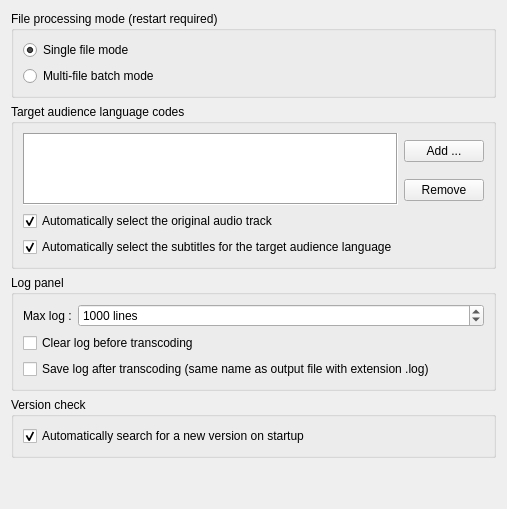
     <widget class="QWidget" name="tabMisc">
      <attribute name="title">
       <string>Miscellaneous</string>
      </attribute>
      <layout class="QVBoxLayout" name="layoutMisc">
       <item>
        <widget class="QGroupBox" name="groupBoxFileProcessing">
         <property name="title">
          <string>File processing mode (restart required)</string>
         </property>
         <layout class="QVBoxLayout" name="verticalLayout_6">
          <item>
           <widget class="QRadioButton" name="radioSingleFile">
            <property name="text">
             <string>Single file mode</string>
            </property>
            <property name="checked">
             <bool>true</bool>
            </property>
           </widget>
          </item>
          <item>
           <widget class="QRadioButton" name="radioMultiFile">
            <property name="text">
             <string>Multi-file batch mode</string>
            </property>
           </widget>
          </item>
         </layout>
        </widget>
       </item>
       <item>
        <widget class="QGroupBox" name="groupBoxLanguages">
         <property name="title">
          <string>Target audience language codes</string>
         </property>
         <layout class="QGridLayout" name="layoutLanguages">
          <item row="2" column="0">
           <widget class="QCheckBox" name="checkOriginalAudio">
            <property name="text">
             <string>Automatically select the original audio track</string>
            </property>
            <property name="checked">
             <bool>true</bool>
            </property>
           </widget>
          </item>
          <item row="0" column="1">
           <widget class="QPushButton" name="buttonNewLanguage">
            <property name="text">
             <string>Add ...</string>
            </property>
           </widget>
          </item>
          <item row="1" column="1">
           <widget class="QPushButton" name="buttonDeleteLanguage">
            <property name="text">
             <string>Remove</string>
            </property>
           </widget>
          </item>
          <item row="0" column="0" rowspan="2">
           <widget class="QListWidget" name="listLanguages">
            <property name="frameShape">
             <enum>QFrame::Box</enum>
            </property>
            <property name="dragEnabled">
             <bool>true</bool>
            </property>
            <property name="sortingEnabled">
             <bool>false</bool>
            </property>
           </widget>
          </item>
          <item row="3" column="0">
           <widget class="QCheckBox" name="checkTargetSubtitles">
            <property name="text">
             <string>Automatically select the subtitles for the target audience language</string>
            </property>
            <property name="checked">
             <bool>true</bool>
            </property>
           </widget>
          </item>
         </layout>
        </widget>
       </item>
       <item>
        <widget class="QGroupBox" name="groupBoxLog">
         <property name="title">
          <string>Log panel</string>
         </property>
         <layout class="QGridLayout" name="layoutLog">
          <item row="0" column="0">
           <widget class="QLabel" name="labelMaxLogLines">
            <property name="sizePolicy">
             <sizepolicy hsizetype="Minimum" vsizetype="Preferred">
              <horstretch>0</horstretch>
              <verstretch>0</verstretch>
             </sizepolicy>
            </property>
            <property name="text">
             <string>Max log :</string>
            </property>
           </widget>
          </item>
          <item row="0" column="1">
           <widget class="QSpinBox" name="spinMaxLogLines">
            <property name="sizePolicy">
             <sizepolicy hsizetype="MinimumExpanding" vsizetype="Fixed">
              <horstretch>0</horstretch>
              <verstretch>0</verstretch>
             </sizepolicy>
            </property>
            <property name="suffix">
             <string> lines</string>
            </property>
            <property name="minimum">
             <number>10</number>
            </property>
            <property name="maximum">
             <number>100000</number>
            </property>
            <property name="singleStep">
             <number>50</number>
            </property>
            <property name="value">
             <number>1000</number>
            </property>
           </widget>
          </item>
          <item row="1" column="0" colspan="2">
           <widget class="QCheckBox" name="checkClearLog">
            <property name="text">
             <string>Clear log before transcoding</string>
            </property>
           </widget>
          </item>
          <item row="2" column="0" colspan="2">
           <widget class="QCheckBox" name="checkSaveLog">
            <property name="text">
             <string>Save log after transcoding (same name as output file with extension .log)</string>
            </property>
           </widget>
          </item>
         </layout>
        </widget>
       </item>
       <item>
        <widget class="QGroupBox" name="groupBoxVersionCheck">
         <property name="title">
          <string>Version check</string>
         </property>
         <layout class="QVBoxLayout" name="verticalLayout">
          <item>
           <widget class="QCheckBox" name="checkNewVersionCheck">
            <property name="text">
             <string>Automatically search for a new version on startup</string>
            </property>
            <property name="checked">
             <bool>true</bool>
            </property>
           </widget>
          </item>
         </layout>
        </widget>
       </item>
       <item>
        <spacer name="spacerMisc">
         <property name="orientation">
          <enum>Qt::Vertical</enum>
         </property>
         <property name="sizeHint" stdset="0">
          <size>
           <width>20</width>
           <height>40</height>
          </size>
         </property>
        </spacer>
       </item>
      </layout>
     </widget>
